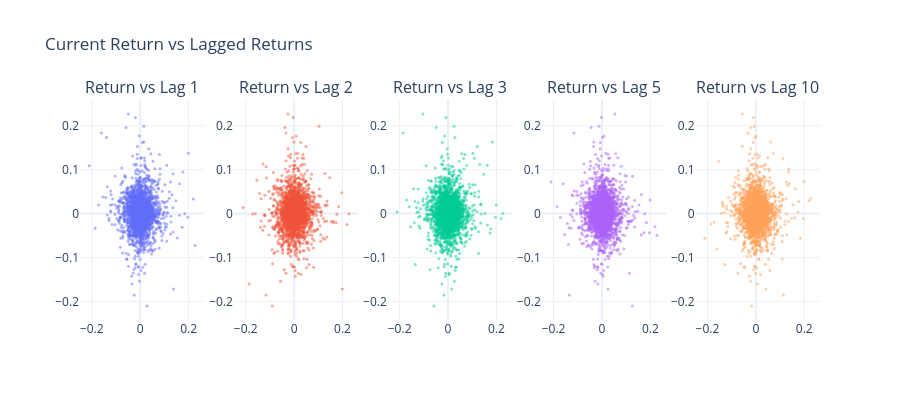

Here is the notebook cell this chart was saved with:
### Markdown cell above
#  Plot 2 — Scatter Plot (Return vs Each Lag)

### Code cell
from plotly.subplots import make_subplots

fig = make_subplots(
    rows = 1, cols= len(lags),
    subplot_titles= [f"Return vs Lag {lag}" for lag in lags]
)

for i, lag in enumerate(lags, 1):
    fig.add_trace(
        go.Scatter(
            x = df[f"Lag_{lag}"],
            y = df["Return"],
            mode= "markers",
            marker= dict(size= 3, opacity= 0.5),
            name= f"Lag {lag}"
        ),
        row= 1, col= i
    )

fig.update_layout(
    title= "Current Return vs Lagged Returns",
    height= 400,
    template= "plotly_white",
    showlegend= False
)

fig.show()

### Figure 1 — Plotly figure (JSON) as saved in the notebook; plotly's stock layout.template omitted (floating-point values rounded to 4 significant figures; data arrays with more than 128 entries replaced by an {"elided": "..."} marker saying what was removed)
{"data": [{"marker": {"opacity": 0.5, "size": 3}, "mode": "markers", "name": "Lag 1", "type": "scatter", "x": {"elided": "2767 float values"}, "xaxis": "x", "y": {"elided": "2767 float values"}, "yaxis": "y"}, {"marker": {"opacity": 0.5, "size": 3}, "mode": "markers", "name": "Lag 2", "type": "scatter", "x": {"elided": "2767 float values"}, "xaxis": "x2", "y": {"elided": "2767 float values"}, "yaxis": "y2"}, {"marker": {"opacity": 0.5, "size": 3}, "mode": "markers", "name": "Lag 3", "type": "scatter", "x": {"elided": "2767 float values"}, "xaxis": "x3", "y": {"elided": "2767 float values"}, "yaxis": "y3"}, {"marker": {"opacity": 0.5, "size": 3}, "mode": "markers", "name": "Lag 5", "type": "scatter", "x": {"elided": "2767 float values"}, "xaxis": "x4", "y": {"elided": "2767 float values"}, "yaxis": "y4"}, {"marker": {"opacity": 0.5, "size": 3}, "mode": "markers", "name": "Lag 10", "type": "scatter", "x": {"elided": "2767 float values"}, "xaxis": "x5", "y": {"elided": "2767 float values"}, "yaxis": "y5"}], "layout": {"annotations": [{"font": {"size": 16}, "showarrow": false, "text": "Return vs Lag 1", "x": 0.084, "xanchor": "center", "xref": "paper", "y": 1, "yanchor": "bottom", "yref": "paper"}, {"font": {"size": 16}, "showarrow": false, "text": "Return vs Lag 2", "x": 0.292, "xanchor": "center", "xref": "paper", "y": 1, "yanchor": "bottom", "yref": "paper"}, {"font": {"size": 16}, "showarrow": false, "text": "Return vs Lag 3", "x": 0.5, "xanchor": "center", "xref": "paper", "y": 1, "yanchor": "bottom", "yref": "paper"}, {"font": {"size": 16}, "showarrow": false, "text": "Return vs Lag 5", "x": 0.708, "xanchor": "center", "xref": "paper", "y": 1, "yanchor": "bottom", "yref": "paper"}, {"font": {"size": 16}, "showarrow": false, "text": "Return vs Lag 10", "x": 0.916, "xanchor": "center", "xref": "paper", "y": 1, "yanchor": "bottom", "yref": "paper"}], "height": 400, "showlegend": false, "title": {"text": "Current Return vs Lagged Returns"}, "xaxis": {"anchor": "y", "domain": [0, 0.168]}, "xaxis2": {"anchor": "y2", "domain": [0.208, 0.376]}, "xaxis3": {"anchor": "y3", "domain": [0.416, 0.584]}, "xaxis4": {"anchor": "y4", "domain": [0.624, 0.792]}, "xaxis5": {"anchor": "y5", "domain": [0.832, 1]}, "yaxis": {"anchor": "x", "domain": [0, 1]}, "yaxis2": {"anchor": "x2", "domain": [0, 1]}, "yaxis3": {"anchor": "x3", "domain": [0, 1]}, "yaxis4": {"anchor": "x4", "domain": [0, 1]}, "yaxis5": {"anchor": "x5", "domain": [0, 1]}}}
